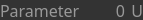
<?xml version="1.0" encoding="UTF-8"?>
<ui version="4.0">
 <class>ReadParameterWidget</class>
 <widget class="QWidget" name="ReadParameterWidget">
  <property name="enabled">
   <bool>true</bool>
  </property>
  <property name="geometry">
   <rect>
    <x>0</x>
    <y>0</y>
    <width>143</width>
    <height>20</height>
   </rect>
  </property>
  <property name="sizePolicy">
   <sizepolicy hsizetype="Preferred" vsizetype="Maximum">
    <horstretch>0</horstretch>
    <verstretch>0</verstretch>
   </sizepolicy>
  </property>
  <property name="minimumSize">
   <size>
    <width>0</width>
    <height>16</height>
   </size>
  </property>
  <property name="maximumSize">
   <size>
    <width>16777215</width>
    <height>16777215</height>
   </size>
  </property>
  <property name="font">
   <font>
    <kerning>true</kerning>
   </font>
  </property>
  <property name="windowTitle">
   <string>Form</string>
  </property>
  <property name="styleSheet">
   <string notr="true">QWidget {
    background-color: rgb(51, 51, 51);
    color: rgb(153,153,153);
}</string>
  </property>
  <layout class="QHBoxLayout" name="horizontalLayout">
   <property name="spacing">
    <number>6</number>
   </property>
   <property name="sizeConstraint">
    <enum>QLayout::SetDefaultConstraint</enum>
   </property>
   <property name="leftMargin">
    <number>0</number>
   </property>
   <property name="topMargin">
    <number>0</number>
   </property>
   <property name="rightMargin">
    <number>0</number>
   </property>
   <property name="bottomMargin">
    <number>0</number>
   </property>
   <item>
    <widget class="QLabel" name="labelParameter">
     <property name="sizePolicy">
      <sizepolicy hsizetype="Maximum" vsizetype="Maximum">
       <horstretch>0</horstretch>
       <verstretch>0</verstretch>
      </sizepolicy>
     </property>
     <property name="minimumSize">
      <size>
       <width>0</width>
       <height>14</height>
      </size>
     </property>
     <property name="maximumSize">
      <size>
       <width>16777215</width>
       <height>14</height>
      </size>
     </property>
     <property name="font">
      <font>
       <family>Share Tech Mono</family>
       <pointsize>12</pointsize>
       <weight>50</weight>
       <italic>false</italic>
       <bold>false</bold>
       <kerning>true</kerning>
      </font>
     </property>
     <property name="cursor">
      <cursorShape>ArrowCursor</cursorShape>
     </property>
     <property name="styleSheet">
      <string notr="true">color: rgb(153, 153, 153);
</string>
     </property>
     <property name="text">
      <string>Parameter</string>
     </property>
     <property name="scaledContents">
      <bool>false</bool>
     </property>
    </widget>
   </item>
   <item>
    <spacer name="horizontalSpacer">
     <property name="orientation">
      <enum>Qt::Horizontal</enum>
     </property>
     <property name="sizeType">
      <enum>QSizePolicy::Expanding</enum>
     </property>
     <property name="sizeHint" stdset="0">
      <size>
       <width>0</width>
       <height>16</height>
      </size>
     </property>
    </spacer>
   </item>
   <item>
    <widget class="QLabel" name="labelValue">
     <property name="sizePolicy">
      <sizepolicy hsizetype="Minimum" vsizetype="Maximum">
       <horstretch>0</horstretch>
       <verstretch>0</verstretch>
      </sizepolicy>
     </property>
     <property name="minimumSize">
      <size>
       <width>35</width>
       <height>14</height>
      </size>
     </property>
     <property name="maximumSize">
      <size>
       <width>16777215</width>
       <height>14</height>
      </size>
     </property>
     <property name="font">
      <font>
       <family>Share Tech Mono</family>
       <pointsize>12</pointsize>
       <weight>50</weight>
       <italic>false</italic>
       <bold>false</bold>
       <kerning>true</kerning>
      </font>
     </property>
     <property name="styleSheet">
      <string notr="true">color: rgb(153, 153, 153);
</string>
     </property>
     <property name="text">
      <string>0</string>
     </property>
     <property name="alignment">
      <set>Qt::AlignRight|Qt::AlignTrailing|Qt::AlignVCenter</set>
     </property>
    </widget>
   </item>
   <item>
    <widget class="QLabel" name="labelUnits">
     <property name="enabled">
      <bool>true</bool>
     </property>
     <property name="sizePolicy">
      <sizepolicy hsizetype="Fixed" vsizetype="Maximum">
       <horstretch>0</horstretch>
       <verstretch>0</verstretch>
      </sizepolicy>
     </property>
     <property name="minimumSize">
      <size>
       <width>0</width>
       <height>14</height>
      </size>
     </property>
     <property name="maximumSize">
      <size>
       <width>24</width>
       <height>14</height>
      </size>
     </property>
     <property name="font">
      <font>
       <family>Share Tech Mono</family>
       <pointsize>12</pointsize>
       <weight>50</weight>
       <italic>false</italic>
       <bold>false</bold>
       <kerning>true</kerning>
      </font>
     </property>
     <property name="styleSheet">
      <string notr="true">color: rgb(153, 153, 153);
</string>
     </property>
     <property name="text">
      <string>U</string>
     </property>
     <property name="alignment">
      <set>Qt::AlignRight|Qt::AlignTrailing|Qt::AlignVCenter</set>
     </property>
     <property name="margin">
      <number>0</number>
     </property>
     <property name="indent">
      <number>0</number>
     </property>
    </widget>
   </item>
  </layout>
 </widget>
 <resources/>
 <connections/>
</ui>
